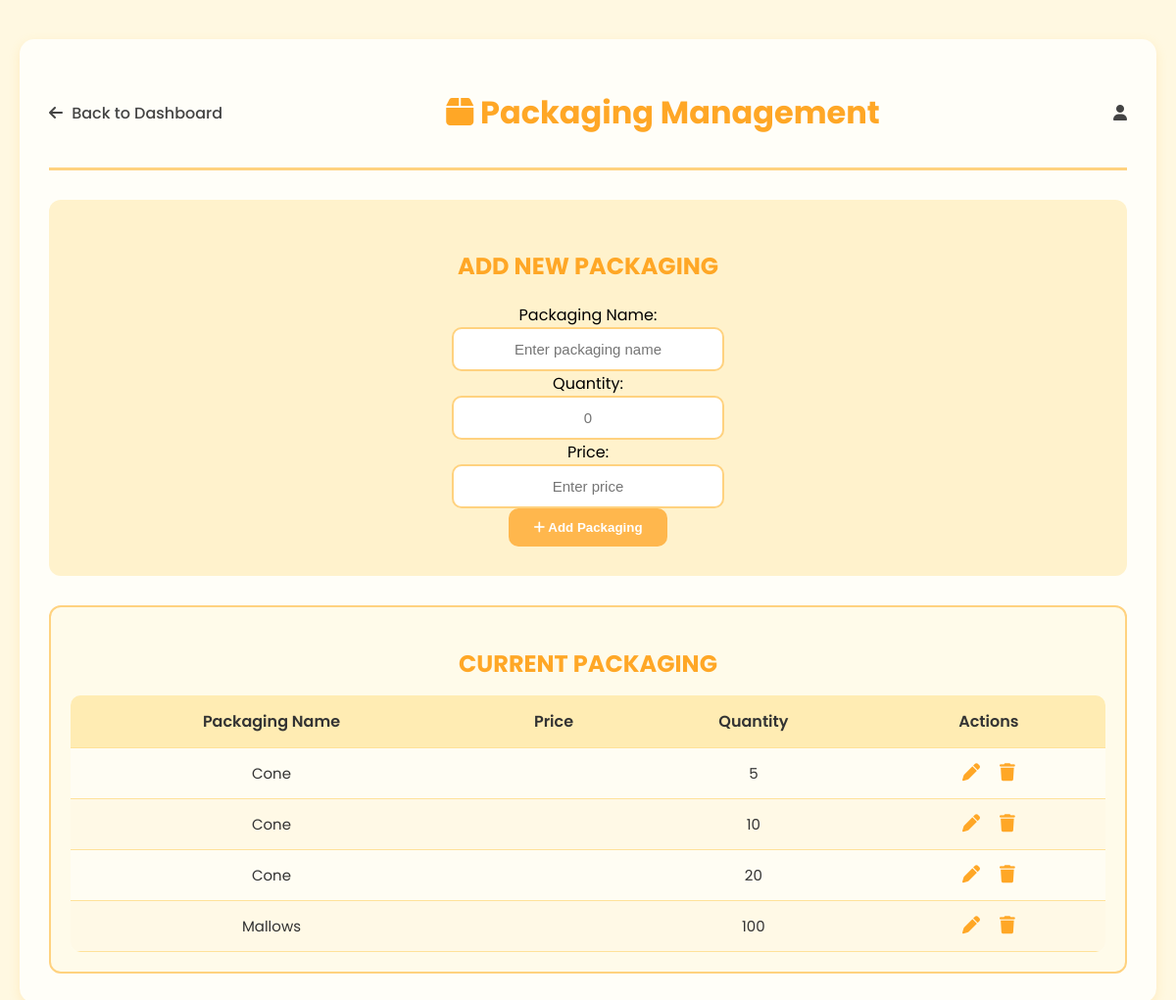
/packaging/, run on an earlier commit of the app's database.
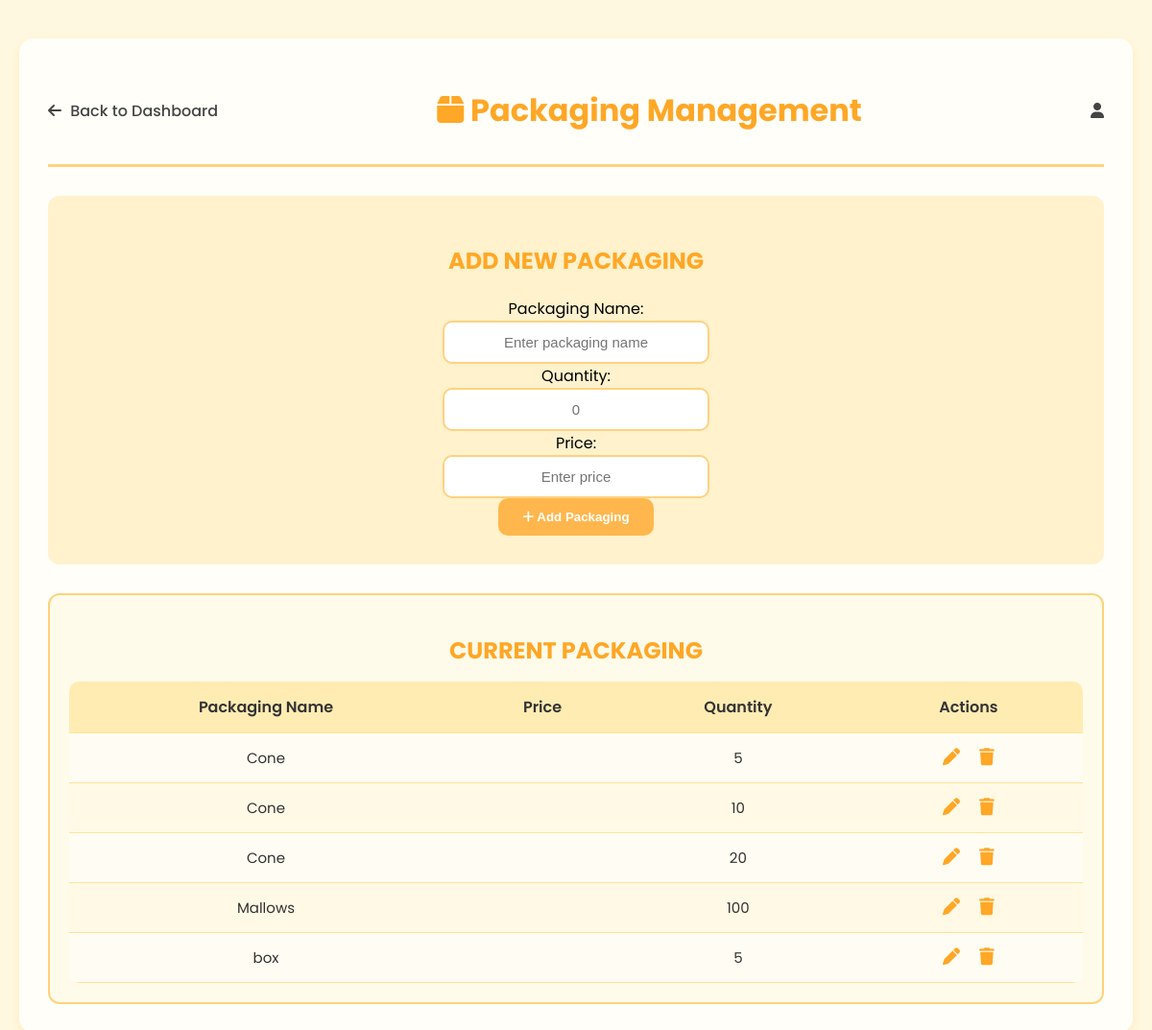
And on a later commit of the database.
### dashboard/models.py (models this page shows, shortened)
class Packaging(models.Model):
    name = models.CharField(max_length=100)
    quantity = models.PositiveIntegerField(default=0)

### dashboard/views.py (the view, shortened to what this page needs)
# urls.py: path('packaging/', views.add_packaging, name='packaging'),
def add_packaging(request):
    packaging_list = Packaging.objects.all().order_by('name')
    packaging_to_edit = None
    if 'edit' in request.GET:
        packaging_to_edit = get_object_or_404(Packaging, id=request.GET['edit'])
    return render(request, 'dashboard/packaging.html', {
        'packaging_list': packaging_list,
        'packaging_to_edit': packaging_to_edit
    })

### dashboard/templates/dashboard/packaging.html (shortened to what this page needs)
{% load static %}
<!DOCTYPE html>
<html lang="en">
<head>
  <link rel="stylesheet" href="https://cdnjs.cloudflare.com/ajax/libs/font-awesome/6.5.0/css/all.min.css">
  <link rel="stylesheet" href="{% static 'css/packaging.css' %}">
</head>
<body>
  <div class="container">
    <header class="header">
      <a href="{% url 'home' %}" class="back-btn">
        <i class="fa-solid fa-arrow-left"></i> Back to Dashboard
      </a>
      <h1><i class="fa-solid fa-box"></i> Packaging Management</h1>
      <div class="admin-profile">
        <i class="fa-solid fa-user"></i>
      </div>
    </header>
    <section class="add-form">
      <h2>ADD NEW PACKAGING</h2>
      <form method="POST" action="{% url 'add_packaging' %}">
        <div class="form-section">
          <div>
            <label>Packaging Name:</label><br>
            <input type="text" name="name" placeholder="Enter packaging name" required>
          </div>
          <div>
            <label>Quantity:</label><br>
            <input type="number" name="quantity" placeholder="0" min="0" required>
          </div>
          <div>
            <label>Price:</label><br>
            <input type="text" name="price" placeholder="Enter price">
          </div>
          <button type="submit" class="add-btn">
            <i class="fa-solid fa-plus"></i> Add Packaging
          </button>
        </div>
      </form>
    </section>
    <section class="flavor-list">
      <h2>CURRENT PACKAGING</h2>
      <table>
        <thead>
          <tr>
            <th>Packaging Name</th>
            <th>Price</th>
            <th>Quantity</th>
            <th>Actions</th>
          </tr>
        </thead>
        <tbody>
          {% for pack in packaging_list %}
            <tr>
              {% if packaging_to_edit and packaging_to_edit.id == pack.id %}
                <form method="POST" action="{% url 'packaging' %}" class="inline-edit-form">
                  {% csrf_token %}
                  <td><input type="text" name="name" value="{{ pack.name }}"></td>
                  <td><input type="text" name="price" value="{{ pack.price }}"></td>
                  <td><input type="number" name="quantity" value="{{ pack.quantity }}"></td>
                  <td class="actions">
                    <button type="submit" name="action" value="update_packaging">Save</button>
                    <a href="{% url 'packaging' %}" class="cancel-btn">Cancel</a>
                    <input type="hidden" name="packaging_id" value="{{ pack.id }}">
                  </td>
                </form>
              {% else %}
                <td>{{ pack.name }}</td>
                <td>{{ pack.price }}</td>
                <td>{{ pack.quantity }}</td>
                <td class="actions">
                  <a href="{% url 'packaging' %}?edit={{ pack.id }}" title="Edit"><i class="fa-solid fa-pen"></i></a>
                  <a href="{% url 'delete_packaging' pack.id %}"
                     onclick="return confirm('Are you sure you want to delete {{ pack.name }}?')"
                     title="Delete"><i class="fa-solid fa-trash"></i></a>
                </td>
              {% endif %}
            </tr>
          {% empty %}
            <tr><td colspan="4" class="no-data">No packaging found.</td></tr>
          {% endfor %}
        </tbody>
      </table>
    </section>
  </div>
</body>
</html>

What changed in the data, as far as the page shows it:
added Packaging: name "box", quantity "5"
